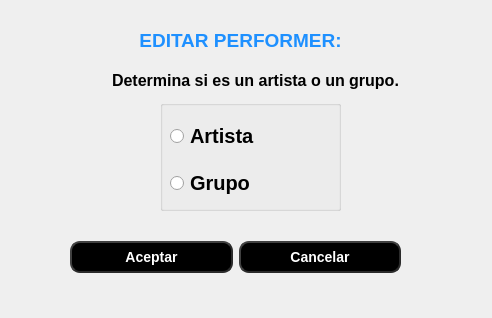
<?xml version="1.0" encoding="UTF-8"?>
<ui version="4.0">
 <class>cambiarPerformer</class>
 <widget class="QDialog" name="cambiarPerformer">
  <property name="geometry">
   <rect>
    <x>0</x>
    <y>0</y>
    <width>492</width>
    <height>318</height>
   </rect>
  </property>
  <property name="windowTitle">
   <string>Dialog</string>
  </property>
  <widget class="QWidget" name="layoutWidget">
   <property name="geometry">
    <rect>
     <x>70</x>
     <y>220</y>
     <width>331</width>
     <height>74</height>
    </rect>
   </property>
   <layout class="QGridLayout" name="gridLayout">
    <item row="0" column="0">
     <widget class="QPushButton" name="realizado">
      <property name="styleSheet">
       <string notr="true">QPushButton {
    background-color: #000000;
    color: white;   
    border-style: outset;
    border-width: 2px;
    border-radius: 10px; 
    border-color: #2b2b2b;  
    font: bold 14px;
    padding: 6px;
}
QPushButton:hover {
    background-color: #2980b9;
}

QPushButton:pressed {
    background-color: #1f618d;
    padding-top: 8px; 
    padding-left: 8px; 
}</string>
      </property>
      <property name="text">
       <string>Aceptar</string>
      </property>
     </widget>
    </item>
    <item row="0" column="1">
     <widget class="QPushButton" name="realizado_2">
      <property name="styleSheet">
       <string notr="true">QPushButton {
    background-color: #000000;
    color: white;   
    border-style: outset;
    border-width: 2px;
    border-radius: 10px; 
    border-color: #2b2b2b;  
    font: bold 14px;
    padding: 6px;
}
QPushButton:hover {
    background-color: #2980b9;
}

QPushButton:pressed {
    background-color: #1f618d;
    padding-top: 8px; 
    padding-left: 8px; 
}</string>
      </property>
      <property name="text">
       <string>Cancelar</string>
      </property>
     </widget>
    </item>
   </layout>
  </widget>
  <widget class="QLabel" name="label">
   <property name="geometry">
    <rect>
     <x>130</x>
     <y>20</y>
     <width>221</width>
     <height>41</height>
    </rect>
   </property>
   <property name="text">
    <string>&lt;html&gt;&lt;head/&gt;&lt;body&gt;&lt;p align=&quot;center&quot;&gt;&lt;span style=&quot; font-size:14pt; font-weight:700; color:#1e90ff;&quot;&gt;EDITAR PERFORMER:&lt;/span&gt;&lt;/p&gt;&lt;/body&gt;&lt;/html&gt;</string>
   </property>
  </widget>
  <widget class="QGroupBox" name="groupBox">
   <property name="geometry">
    <rect>
     <x>160</x>
     <y>100</y>
     <width>181</width>
     <height>111</height>
    </rect>
   </property>
   <property name="title">
    <string/>
   </property>
   <widget class="QWidget" name="layoutWidget">
    <property name="geometry">
     <rect>
      <x>10</x>
      <y>10</y>
      <width>161</width>
      <height>101</height>
     </rect>
    </property>
    <layout class="QVBoxLayout" name="verticalLayout">
     <item>
      <widget class="QRadioButton" name="radioButton_artista">
       <property name="styleSheet">
        <string notr="true">font-size: 20px;
font-weight: bold;
</string>
       </property>
       <property name="text">
        <string>Artista</string>
       </property>
      </widget>
     </item>
     <item>
      <widget class="QRadioButton" name="radioButton_grupo">
       <property name="styleSheet">
        <string notr="true">font-size: 20px;
font-weight: bold;
</string>
       </property>
       <property name="text">
        <string>Grupo</string>
       </property>
      </widget>
     </item>
    </layout>
   </widget>
  </widget>
  <widget class="QLabel" name="label_2">
   <property name="geometry">
    <rect>
     <x>100</x>
     <y>60</y>
     <width>311</width>
     <height>41</height>
    </rect>
   </property>
   <property name="text">
    <string>&lt;html&gt;&lt;head/&gt;&lt;body&gt;&lt;p align=&quot;center&quot;&gt;&lt;span style=&quot; font-size:12pt; font-weight:700; color:#000000;&quot;&gt;Determina si es un artista o un grupo.&lt;/span&gt;&lt;/p&gt;&lt;/body&gt;&lt;/html&gt;</string>
   </property>
  </widget>
 </widget>
 <resources/>
 <connections/>
</ui>
